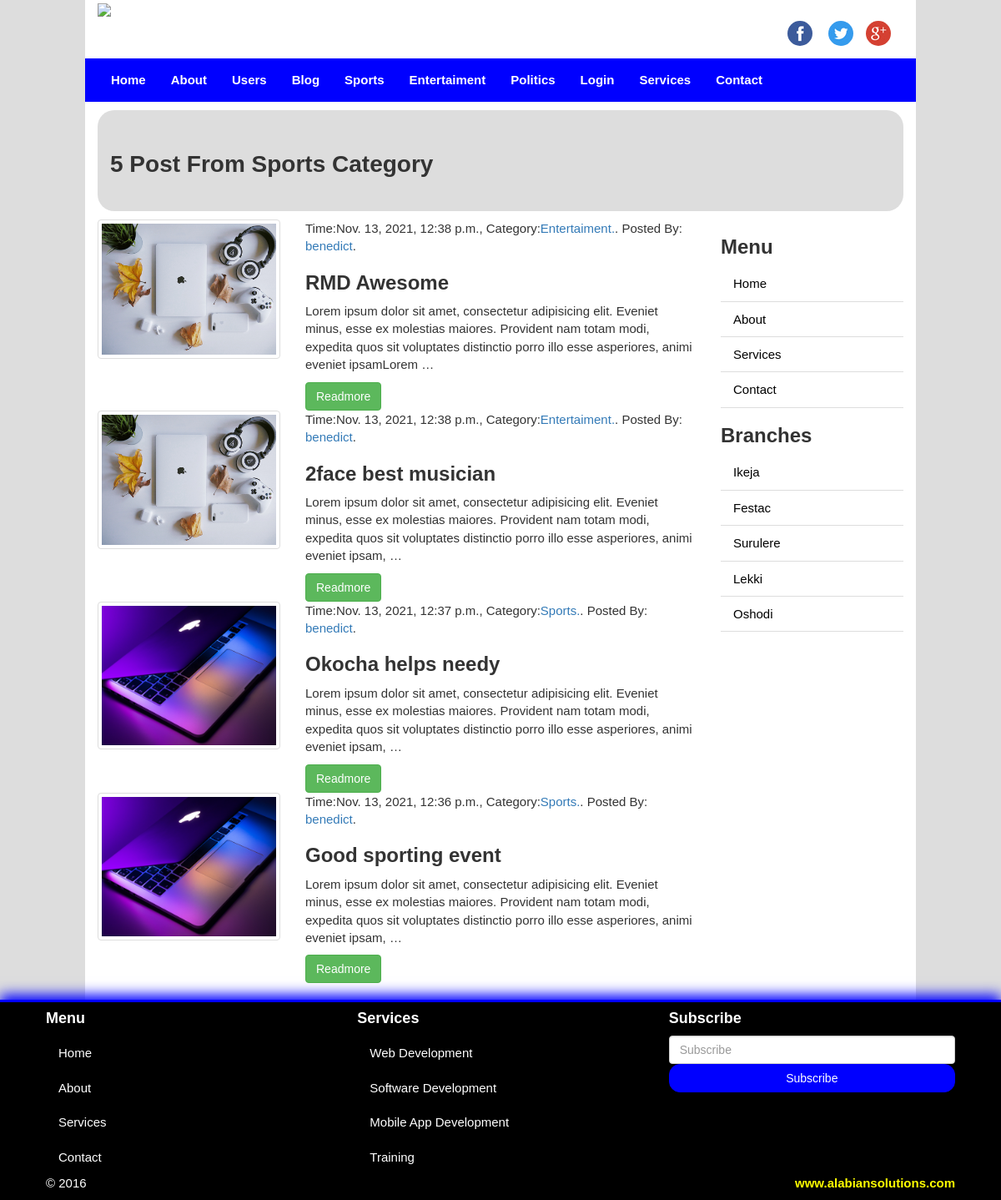
The app's page /pages/posts/ with its own data.
### cms_app/models.py (models this page shows, shortened)
class Category(models.Model):
    cat_name = models.CharField(max_length=30, verbose_name='Category Name')
    cat_desc = models.TextField(blank=True, null=True, verbose_name='Description')
    created_at = models.DateTimeField(auto_now_add=True)
    updated_at = models.DateTimeField(auto_now=True)
    def __str__(self):
        return self.cat_name
    class Meta():
        verbose_name_plural = 'Category'

class Post(models.Model):
    pst_title = models.CharField(max_length=150)
    created_by = models.ForeignKey(User, on_delete=models.CASCADE)
    pst_image = models.FileField(null=True, blank=True, upload_to='uploads/')
    category = models.ForeignKey(Category, on_delete=models.CASCADE)
    content = models.TextField(blank=True, null=True)
    created_at = models.DateTimeField(auto_now_add=True)
    updated_at = models.DateTimeField(auto_now=True)
    class Meta():
        verbose_name_plural = 'Post'

### cms_app/views.py (the view)
# urls.py: path('posts/', views.post_list, name='post_list'),
def post_list(request):
    post = Post.objects.order_by('-created_at')
    return render(request, 'cms_app/post-list.html', {'show_post':post})

### cms_app/context_processor.py (called while the page is built)
def category_menu(request):
    return {'menu':Category.objects.all()}

### templates/cms_app/post-list.html (shortened to what this page needs)
{% extends 'cms_app/base.html' %}
{% load static %}
{% block content %}
<section id="sectionTitle">
  <div class="pageTitle">
    <h1>5 Post From Sports Category</h1>
  </div>
</section>
<section id="content">
  <div class="row">
    <div class="col-sm-9" id="mainContent">
      {% if show_post %}
        {% for s in show_post %}
        <div class="row">
          <div class="col-md-4 col-sm-4">
            <div class="thumbnail">
              <img src="{{ s.pst_image.url }}">
            </div>
          </div>
          <div class="col-md-8 col-sm-8">
            <div class="blog-content">
               <p>
                Time:{{ s.created_at }}, Category:<a href="{% url 'cms_app:post_from_cat' s.category.id %}">{{ s.category }}.</a>.
                Posted By: <a href="#">{{ s.created_by }}</a>.
              </p>
              <h2>{{ s.pst_title }}</h2>
              <p>
                {{ s.content|truncatewords:30 }}
              </p>
              <a href="{% url 'cms_app:single_post' s.id %}" class="btn btn-success">Readmore</a>
            </div>
          </div>
        </div>
        {% endfor %}
      {% endif %}
    </div>
    {% include 'cms_app/sidebar.html' %}
  </div>
</section>
{% endblock %}

### templates/cms_app/base.html (shortened to what this page needs)
{% load static %}
<!DOCTYPE html>
<html lang="en">
  <head>
    <link href="{% static 'cms_app/css/bootstrap.min.css' %}" rel="stylesheet">
    <link href="{% static 'cms_app/css/font-awesome.min.css' %}" rel="stylesheet">
    <link href="{% static 'cms_app/css/style.css' %}" rel="stylesheet">
  </head>
  <body>
    <div class="container">
      <header id="siteLogo">
        <div class="row">
          <div class="col-sm-3">
            <a href="index.html">
              <img src="{% static 'cms_app/images/logo.png' %}">
            </a>
          </div>
          <div class="col-sm-9">
            <span class="social-logo pull-right">
              <a href="#">
                <img src="{% static 'cms_app/images/fb.png' %}" class="img-circle">
              </a>
              <a href="#">
                <img src="{% static 'cms_app/images/tw.png' %}" class="img-circle">
              </a><a href="#">
                <img src="{% static 'cms_app/images/gp.png' %}" class="img-circle">
              </a>
            </span>
          </div>
        </div>
      </header>
      <section id="siteMenu">
        <div class="row">
          <nav class="navbar navbar-inverse">
            <div class="collapse navbar-collapse" id="mainNav">
              <ul class="nav navbar-nav">
                {% url 'home' as Home %}
                {% url 'cms_app:about' as About %}
                {% url 'cms_app:service' as Service %}
                {% url 'cms_app:contact' as Contact %}
                <li {% if request.path ==   Home %} class="active" {% endif %}><a href="{% url 'home' %}">Home</a></li>
                <li {% if request.path ==   About %} class="active" {% endif %}><a href="{% url 'cms_app:about' %}">About</a></li>
                <li><a href="users.html">Users</a></li>
                <li><a href="{% url 'cms_app:post_list' %}">Blog</a></li>
                {% if menu %}
                    {% for m in menu %}
                    <li><a href="{% url 'cms_app:post_from_cat' m.id %}">{{ m.cat_name }}</a></li>
                    {% endfor %}
                {% endif %}
                <li><a href="login.html">Login</a></li>
                <li {% if request.path ==   Service %} class="active" {% endif %}><a href="{% url 'cms_app:service' %}">Services</a></li>
                <li {% if request.path ==   Contact %} class="active" {% endif %}><a href="{% url 'cms_app:contact' %}">Contact</a></li>
              </ul>
            </div>
          </nav>
        </div>
      </section>
      {% block content %}
      {% endblock %}
    </div>
    <footer class="container-fluid" id="siteFooter">
      <div class="row">
        <div class="col-sm-4">
          <h4>Menu</h4>
          <ul class="nav">
            <li><a href="#">Home</a></li>
            <li><a href="#">About</a></li>
            <li><a href="#">Services</a></li>
            <li><a href="#">Contact</a></li>
          </ul>
        </div>
        <div class="col-sm-4">
          <h4>Services</h4>
          <ul class="nav">
            <li><a href="#">Web Development</a></li>
            <li><a href="#">Software Development</a></li>
            <li><a href="#">Mobile App Development</a></li>
            <li><a href="#">Training</a></li>
          </ul>
        </div>
        <div class="col-sm-4">
          <h4>Subscribe</h4>
          <form class="form">
            <div class="form-group">
              <input type="text" class="form-control" placeholder="Subscribe">
              <input type="submit" value="Subscribe" class="btn btn-primary btn-block">
            </div>
          </form>
        </div>
      </div>
      <div class="row">
        <div class="col-md-3">
          <p>&copy; 2016</p>
        </div>
        <div class="col-md-9">
          <p class="copy pull-right">
            <a href="#" target="_blank">www.alabiansolutions.com</a>
          </p>
        </div>
      </div>
    </footer>
  </body>
</html>

### static/cms_app/css/style.css (style rules this page uses)
body { font-family: arial, verdana, sans-serif; font-size:15px; background-color:#ddd; }
h1, h2, h3, h4, h5, h6 { font-weight: bold; }
h1 { font-size:28px; }
.container { width:83%; background-color:#fff; padding-bottom: 20px; }
.social-logo { margin-top: 25px; display: inline-block; }
.social-logo a { display: inline-block; margin-right: 15px; }
#siteMenu .navbar { margin-top: 15px; margin-bottom: 0; border-radius:0; background-color:blue; border-color:blue; }
#mainNav .navbar-nav a { color:#fff; font-weight: bold; }
.btn-primary { background-color:blue; border-color:blue; border-radius:13px; }
#sectionTitle { background-color:#ddd; padding:30px 15px; margin: 10px 0; border-radius:20px; }
#mainContent img { width:100%; height:auto; }
#mainContent h2 { font-size:24px; }
#siteFooter { background-color:#000; color:#fff; border-top:3px solid blue; box-shadow:0 -6px 15px blue; }
#siteFooter .row { padding:0 40px; }
#siteFooter .nav li a { color:#fff; }
.copy a { color:yellow; font-weight: bold; }

### records on screen
Category: cat_name "Sports"
Category: cat_name "Entertaiment"
Category: cat_name "Politics"
Post: pst_image (picture), created_at "Nov. 13, 2021, 12:38 p.m.", category "Entertaiment", created_by "benedict", pst_title "RMD Awesome", content "Lorem ipsum dolor sit amet, consectetur adipisicing elit. Eveniet minus, esse ex molestias maiores. Provident nam totam modi, expedita quos sit voluptates distinctio porro illo esse asperiores, animi eveniet ipsamLorem …"
Post: pst_image (picture), created_at "Nov. 13, 2021, 12:38 p.m.", category "Entertaiment", created_by "benedict", pst_title "2face best musician", content "Lorem ipsum dolor sit amet, consectetur adipisicing elit. Eveniet minus, esse ex molestias maiores. Provident nam totam modi, expedita quos sit voluptates distinctio porro illo esse asperiores, animi eveniet ipsam, …"
Post: pst_image (picture), created_at "Nov. 13, 2021, 12:37 p.m.", category "Sports", created_by "benedict", pst_title "Okocha helps needy", content "Lorem ipsum dolor sit amet, consectetur adipisicing elit. Eveniet minus, esse ex molestias maiores. Provident nam totam modi, expedita quos sit voluptates distinctio porro illo esse asperiores, animi eveniet ipsam, …"
Post: pst_image (picture), created_at "Nov. 13, 2021, 12:36 p.m.", category "Sports", created_by "benedict", pst_title "Good sporting event", content "Lorem ipsum dolor sit amet, consectetur adipisicing elit. Eveniet minus, esse ex molestias maiores. Provident nam totam modi, expedita quos sit voluptates distinctio porro illo esse asperiores, animi eveniet ipsam, …"
